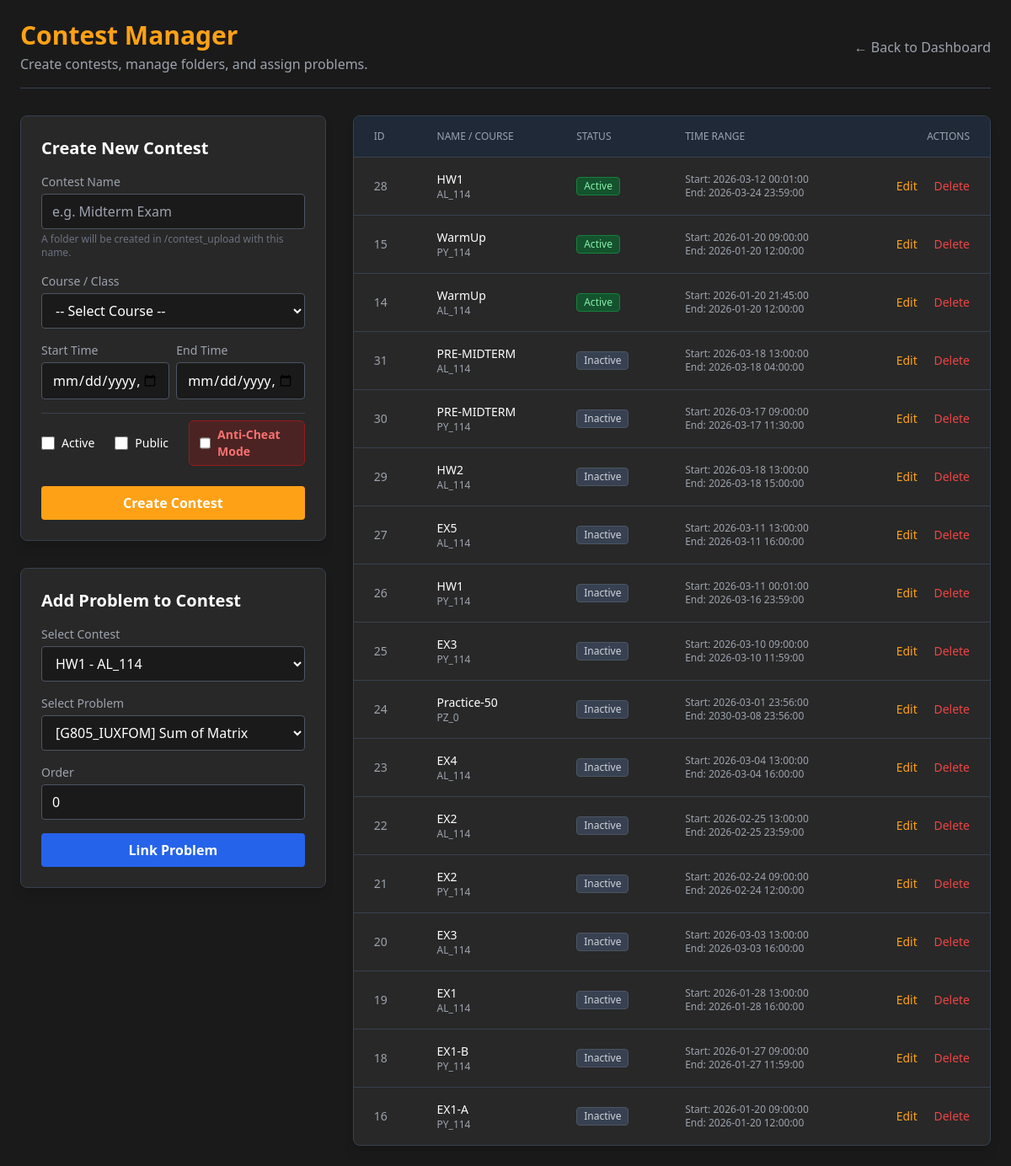
/GCIOJ/contest_management.php (signed in), run on an earlier commit of the app's database.
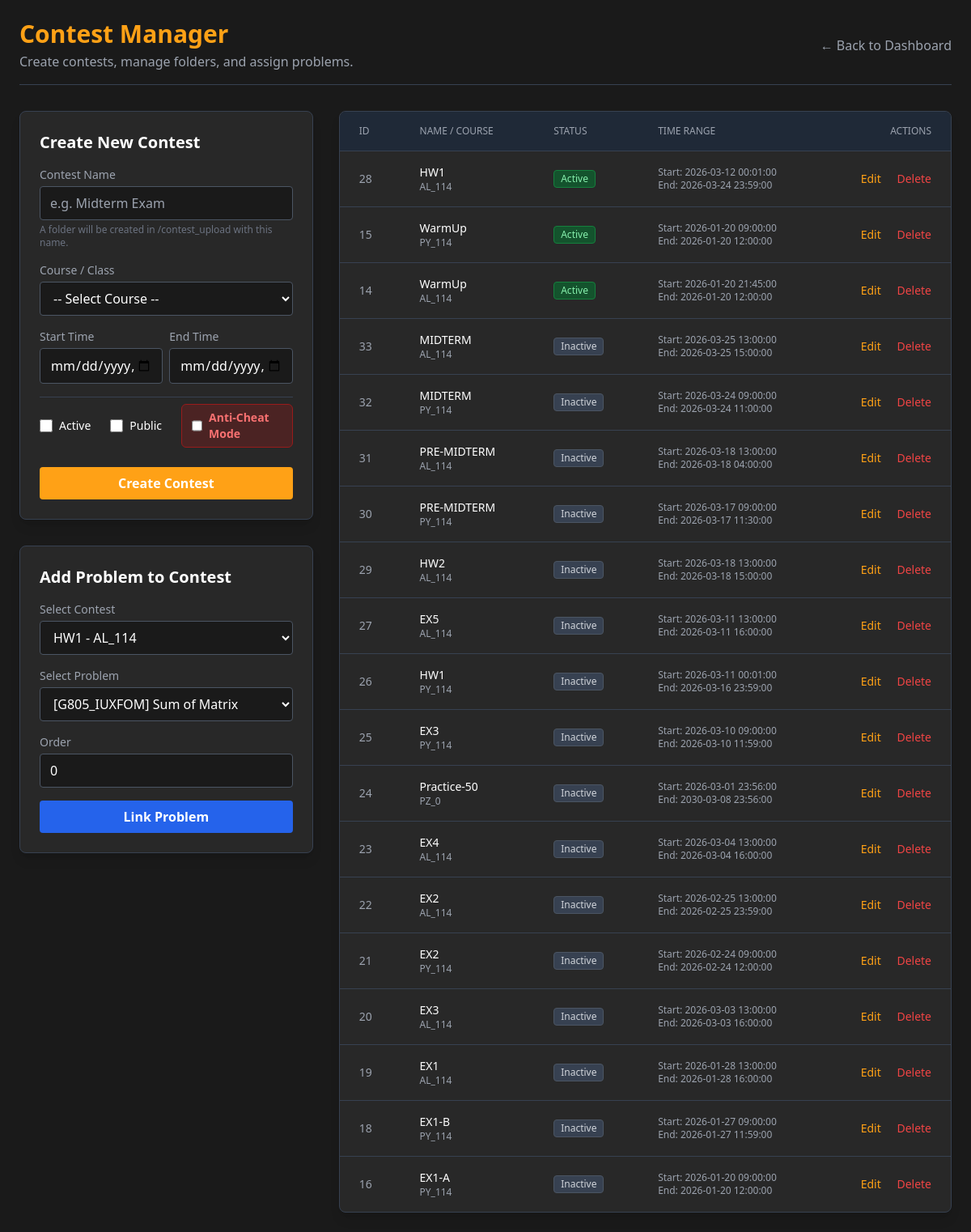
And on a later commit of the database.
### tables this page shows
CREATE TABLE `contest` (
  `id` int NOT NULL,
  `name` varchar(100) NOT NULL,
  `course_id` int NOT NULL,
  `course` varchar(100) DEFAULT NULL,
  `is_active` tinyint(1) NOT NULL DEFAULT '0',
  `is_public` tinyint(1) NOT NULL DEFAULT '0',
  `anti_cheat` tinyint(1) NOT NULL DEFAULT '0',
  `start_time` datetime DEFAULT NULL,
  `end_time` datetime DEFAULT NULL
);

### GCIOJ/db.php (called while the page is built, shortened)
<?php
class DB
{
    private static $pdo = null;
    public static function connect()
    {
        if (self::$pdo === null) {
            try {
                $host = DB_HOST;
                $db = DB_NAME;
                $user = DB_USER;
                $pass = DB_PASS;
                $charset = 'utf8mb4';
                $dsn = "mysql:host=$host;dbname=$db;charset=$charset";
                self::$pdo = new PDO($dsn, $user, $pass, [
                    PDO::ATTR_ERRMODE => PDO::ERRMODE_EXCEPTION,
                    PDO::ATTR_DEFAULT_FETCH_MODE => PDO::FETCH_ASSOC
                ]);
            }
            catch (PDOException $e) {
                die("DB Connection Error: " . $e->getMessage());
            }
        }
        return self::$pdo;
    }
}
?>

### GCIOJ/contest.php (called while the page is built, shortened)
<?php
require_once 'db.php';
class Contest
{
    public static function getAll()
    {
        return DB::connect()->query("SELECT * FROM contest ORDER BY is_active DESC, id DESC")->fetchAll();
    }
}
?>

### GCIOJ/problem.php (called while the page is built, shortened)
<?php
require_once 'db.php';
class Problem {
    public static function getAll() {
        return DB::connect()->query("SELECT * FROM problem ORDER BY id DESC")->fetchAll();
    }
}
?>

### GCIOJ/contest_management.php (the view, shortened to what this page needs)
<?php
require_once 'contest.php';
require_once 'problem.php';
$editMode = false;
$contestToEdit = null;
$contests = Contest::getAll();
$allProblems = Problem::getAll();
?>
<!DOCTYPE html>
<html lang="en" class="dark">
<head>
    <script src="https://cdn.tailwindcss.com"></script>
</head>
<body class="bg-dark-bg text-dark-text font-sans min-h-screen p-6">
    <div class="max-w-7xl mx-auto">
        <div class="flex justify-between items-center mb-8 pb-4 border-b border-gray-700">
            <div>
                <h1 class="text-3xl font-bold text-brand-orange">Contest Manager</h1>
                <p class="text-dark-muted mt-1">Create contests, manage folders, and assign problems.</p>
            </div>
            <a href="dashboard.php" class="text-dark-muted hover:text-white">&larr; Back to Dashboard</a>
        </div>
        <div class="grid grid-cols-1 lg:grid-cols-3 gap-8">
            <div class="lg:col-span-1 space-y-8">
                <div class="bg-dark-surface p-6 rounded-lg border border-gray-700 shadow-lg">
                    <h2 class="text-xl font-bold mb-4 text-white">
                        <?= $editMode ? 'Edit Contest' : 'Create New Contest' ?>
                    </h2>
                    <form method="POST" action="contest_management.php">
                        <div class="space-y-4">
                            <div>
                                <label class="block text-sm text-dark-muted mb-1">Contest Name</label>
                                <input type="text" name="name" required class="w-full bg-dark-bg border border-gray-600 rounded px-3 py-2 focus:border-brand-orange outline-none text-white"
                                       value="<?= $editMode ? htmlspecialchars($contestToEdit['name']) : '' ?>" placeholder="e.g. Midterm Exam">
                                <p class="text-xs text-gray-500 mt-1">A folder will be created in /contest_upload with this name.</p>
                            </div>
                            <div>
                                <label class="block text-sm text-dark-muted mb-1">Course / Class</label>
                                <select name="course" class="w-full bg-dark-bg border border-gray-600 rounded px-3 py-2 text-white focus:border-brand-orange outline-none">
                                    <option value="">-- Select Course --</option>
                                </select>
                            </div>
                            <div class="grid grid-cols-2 gap-2">
                                <div>
                                    <label class="block text-sm text-dark-muted mb-1">Start Time</label>
                                    <input type="datetime-local" name="start_time" required class="w-full bg-dark-bg border border-gray-600 rounded px-3 py-2 text-white"
                                           value="<?= $editMode ? date('Y-m-d\TH:i', strtotime($contestToEdit['start_time'])) : '' ?>">
                                </div>
                                <div>
                                    <label class="block text-sm text-dark-muted mb-1">End Time</label>
                                    <input type="datetime-local" name="end_time" required class="w-full bg-dark-bg border border-gray-600 rounded px-3 py-2 text-white"
                                           value="<?= $editMode ? date('Y-m-d\TH:i', strtotime($contestToEdit['end_time'])) : '' ?>">
                                </div>
                            </div>
                            <div class="flex gap-6 mt-2 pt-2 border-t border-gray-700">
                                <label class="flex items-center space-x-2 cursor-pointer">
                                    <input type="checkbox" name="is_active" value="1" class="w-4 h-4 text-brand-orange bg-dark-bg border-gray-600 rounded"
                                        <?= ($editMode && $contestToEdit['is_active']) ? 'checked' : '' ?>>
                                    <span class="text-white text-sm">Active</span>
                                </label>
                                <label class="flex items-center space-x-2 cursor-pointer">
                                    <input type="checkbox" name="is_public" value="1" class="w-4 h-4 text-brand-orange bg-dark-bg border-gray-600 rounded"
                                        <?= ($editMode && $contestToEdit['is_public']) ? 'checked' : '' ?>>
                                    <span class="text-white text-sm">Public</span>
                                </label>
                                <label class="flex items-center space-x-2 cursor-pointer bg-red-900/40 px-3 py-1.5 rounded-md border border-red-800 ml-auto">
                                    <input type="checkbox" name="anti_cheat" value="1" class="w-4 h-4 text-red-500 bg-dark-bg border-gray-600 rounded"
                                        <?= ($editMode && isset($contestToEdit['anti_cheat']) && $contestToEdit['anti_cheat']) ? 'checked' : '' ?>>
                                    <span class="text-red-400 font-bold text-sm">Anti-Cheat Mode</span>
                                </label>
                            </div>
                        </div>
                        <div class="mt-6 flex gap-2">
                            <button type="submit" class="flex-1 bg-brand-orange hover:bg-orange-600 text-white font-bold py-2 px-4 rounded transition">
                                <?= $editMode ? 'UPDATE contest' : 'Create Contest' ?>
                            </button>
                        </div>
                    </form>
                </div>
                <div class="bg-dark-surface p-6 rounded-lg border border-gray-700 shadow-lg">
                    <h2 class="text-xl font-bold mb-4 text-white">Add Problem to Contest</h2>
                    <form method="POST" action="contest_management.php">
                        <div class="space-y-4">
                            <div>
                                <label class="block text-sm text-dark-muted mb-1">Select Contest</label>
                                <select name="contest_name_link" class="w-full bg-dark-bg border border-gray-600 rounded px-3 py-2 text-white">
                                    <?php foreach ($contests as $c): ?>
                                        <option value="<?= htmlspecialchars($c['name']) ?>+<?= htmlspecialchars($c['course']) ?>" <?= ($editMode && $contestToEdit['id'] == $c['id']) ? 'selected' : '' ?>>
                                            <?= htmlspecialchars($c['name']) ?> -  <?= htmlspecialchars($c['course']) ?>
                                        </option>
                                    <?php endforeach; ?>
                                </select>
                            </div>
                            <div>
                                <label class="block text-sm text-dark-muted mb-1">Select Problem</label>
                                <select name="problem_code_link" class="w-full bg-dark-bg border border-gray-600 rounded px-3 py-2 text-white">
                                    <?php foreach ($allProblems as $p): ?>
                                        <option value="<?= htmlspecialchars($p['code']) ?>">
                                            [<?= htmlspecialchars($p['code']) ?>] <?= htmlspecialchars($p['title']) ?>
                                        </option>
                                    <?php endforeach; ?>
                                </select>
                            </div>
                            <div>
                                <label class="block text-sm text-dark-muted mb-1">Order</label>
                                <input type="number" name="problem_order" value="0" class="w-full bg-dark-bg border border-gray-600 rounded px-3 py-2 text-white">
                            </div>
                            <button type="submit" class="w-full bg-blue-600 hover:bg-blue-500 text-white font-bold py-2 px-4 rounded transition">Link Problem</button>
                        </div>
                    </form>
                </div>
            </div>
            <div class="lg:col-span-2">
                <div class="bg-dark-surface rounded-lg border border-gray-700 overflow-hidden shadow-lg">
                    <table class="w-full text-left border-collapse">
                        <thead>
                            <tr class="bg-gray-800 text-dark-muted text-xs uppercase border-b border-gray-700">
                                <th class="px-6 py-4 font-medium">ID</th>
                                <th class="px-6 py-4 font-medium">Name / Course</th>
                                <th class="px-6 py-4 font-medium">Status</th>
                                <th class="px-6 py-4 font-medium">Time Range</th>
                                <th class="px-6 py-4 font-medium text-right">Actions</th>
                            </tr>
                        </thead>
                        <tbody class="divide-y divide-gray-700 text-sm">
                            <?php foreach ($contests as $row): ?>
                            <tr class="hover:bg-dark-hover transition">
                                <td class="px-6 py-4 text-dark-muted"><?= $row['id'] ?></td>
                                <td class="px-6 py-4">
                                    <div class="font-medium text-white"><?= htmlspecialchars($row['name']) ?></div>
                                    <div class="text-xs text-dark-muted"><?= htmlspecialchars($row['course']) ?></div>
                                </td>
                                <td class="px-6 py-4">
                                    <?php if ($row['is_active']): ?>
                                        <span class="inline-flex items-center px-2 py-0.5 rounded text-xs font-medium bg-green-900 text-green-300 border border-green-700">Active</span>
                                    <?php else: ?>
                                        <span class="inline-flex items-center px-2 py-0.5 rounded text-xs font-medium bg-gray-700 text-gray-300 border border-gray-600">Inactive</span>
                                    <?php endif; ?>
                                </td>
                                <td class="px-6 py-4 text-gray-400">
                                    <div class="text-xs">
                                        Start: <?= $row['start_time'] ?><br>
                                        End: <?= $row['end_time'] ?>
                                    </div>
                                </td>
                                <td class="px-6 py-4 text-right space-x-2">
                                    <a href="contest_management.php?edit_id=<?= $row['id'] ?>" class="text-brand-orange hover:text-white transition">Edit</a>
                                    <form method="POST" action="contest_management.php" class="inline-block" onsubmit="return confirm('Delete this contest?');">
                                        <button type="submit" class="text-brand-red hover:text-red-400 transition ml-2">Delete</button>
                                    </form>
                                </td>
                            </tr>
                            <?php endforeach; ?>
                        </tbody>
                    </table>
                </div>
            </div>
        </div>
    </div>
</body>
</html>

What changed in the data, as far as the page shows it:
added contest: id "33", name "MIDTERM", course "AL_114", is_active "Inactive", start_time "2026-03-25 13:00:00", end_time "2026-03-25 15:00:00"
added contest: id "32", name "MIDTERM", course "PY_114", is_active "Inactive", start_time "2026-03-24 09:00:00", end_time "2026-03-24 11:00:00"
